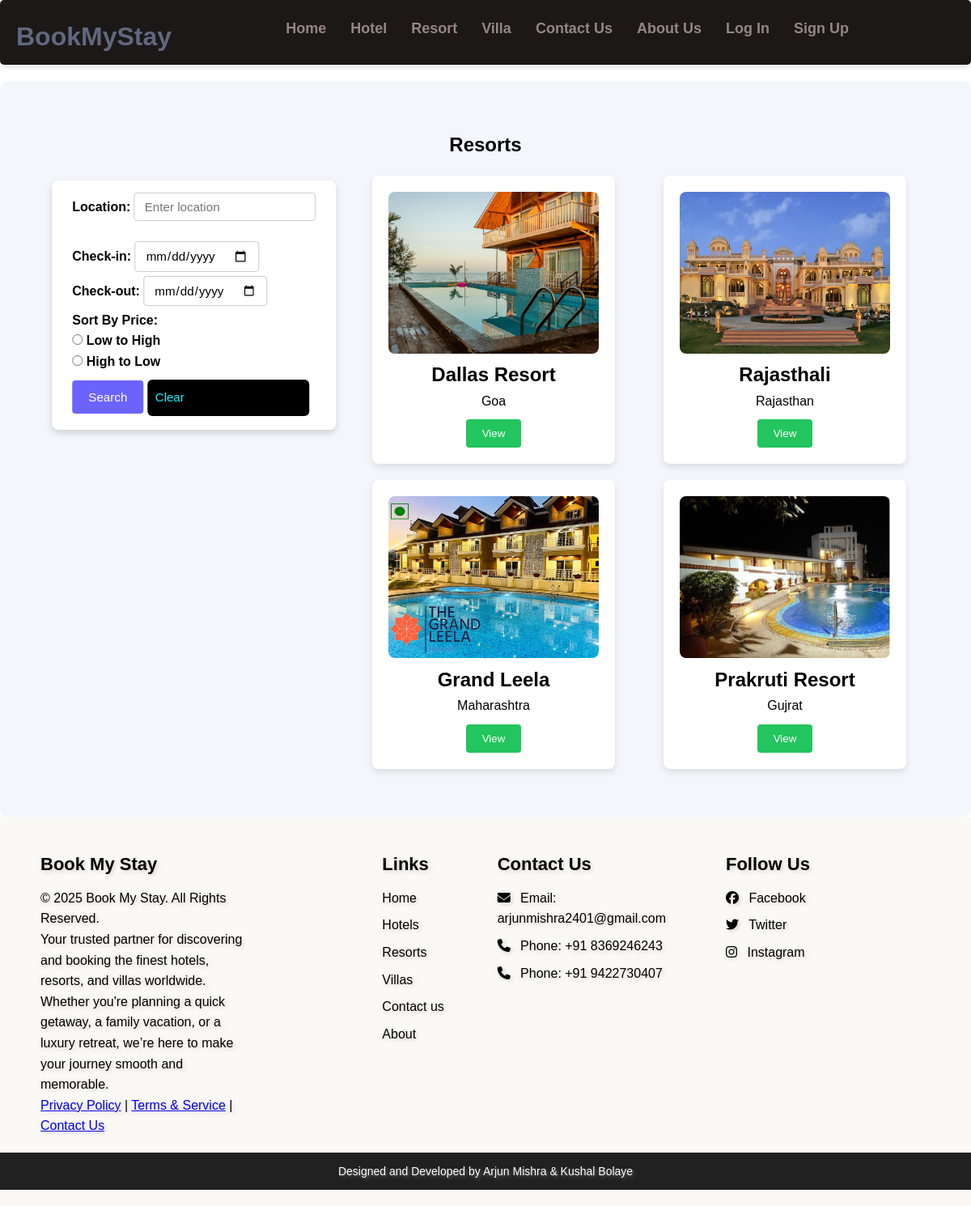
Screenshot of /resorts.php with the database file from the repository.
### tables this page shows
CREATE TABLE `resorts1` (
  `id` int(11) NOT NULL,
  `name` varchar(255) NOT NULL,
  `location` varchar(255) NOT NULL,
  `price` decimal(10,2) NOT NULL,
  `description` text DEFAULT NULL,
  `features` text NOT NULL,
  `facilities` text NOT NULL,
  `guest_capacity` varchar(50) NOT NULL,
  `area` varchar(50) NOT NULL,
  `image_url` varchar(255) DEFAULT NULL,
  `iframe` varchar(2000) NOT NULL
);

### resorts.php (the view, shortened to what this page needs)
<?php
require 'includes/database.php';
$filter_location = $_GET['location'] ?? '';
$filter_sort_price = $_GET['sort_price'] ?? '';
$filter_checkin = $_GET['checkin'] ?? '';
$filter_checkout = $_GET['checkout'] ?? '';
$query = "SELECT h.id, h.name, h.location, h.image_url, h.price
          FROM resorts1 h
          WHERE 1=1";
$stmt = $conn->prepare($query);
if (!$stmt->execute()) {
    die("Execution Error: " . $stmt->error);
}
$result = $stmt->get_result();
?>
<!DOCTYPE html>
<html lang="en">
<head>
  <link rel="stylesheet" href="styles.css">
</head>
<body>
  <?php include './includes/header.php'; ?>
  <section class="section-hotels">
    <h1>Resorts</h1>
    <div class="main">
      <div class="search-bar-container1">
        <form action="resorts.php" method="GET">
          <div class="loca">
            <label for="location">Location:</label>
            <input type="text" id="location" name="location" placeholder="Enter location" value="<?= htmlspecialchars($filter_location) ?>">
          </div>
          <div>
            <label for="checkin">Check-in:</label>
            <input type="date" id="check_in_date" name="checkin" value="<?= htmlspecialchars($filter_checkin) ?>" min="<?= date('Y-m-d'); ?>">
            <br>
            <label for="checkout">Check-out:</label>
            <input type="date" id="check_out_date" name="checkout" value="<?= htmlspecialchars($filter_checkout) ?>" min="<?= date('Y-m-d'); ?>">
          </div>
          <div>
            <label>Sort By Price:</label>
            <div>
              <input type="radio" id="low_to_high" name="sort_price" value="low_to_high" <?= $filter_sort_price === "low_to_high" ? 'checked' : '' ?>>
              <label for="low_to_high">Low to High</label>
            </div>
            <div>
              <input type="radio" id="high_to_low" name="sort_price" value="high_to_low" <?= $filter_sort_price === "high_to_low" ? 'checked' : '' ?>>
              <label for="high_to_low">High to Low</label>
            </div>
          </div>
          <button type="submit" class="btn">Search</button>
          <a href="resorts.php" class="clear-btn">Clear</a>
        </form>
      </div>
      <div class="hotel-list">
        <?php
        if ($result && $result->num_rows > 0) {
            while ($resort = $result->fetch_assoc()) {
                echo "
                <div class='hotel-item'>
                  <img src='" . htmlspecialchars($resort['image_url']) . "' alt='" . htmlspecialchars($resort['name']) . "'>
                  <h2>" . htmlspecialchars($resort['name']) . "</h2>
                  <p>" . htmlspecialchars($resort['location']) . "</p>
                  <a href='resortdetail.php?id=" . urlencode($resort['id']) . "'><button>View</button></a>
                </div>";
            }
        } elseif ($result) {
            echo "<p>No resorts available for the selected criteria.</p>";
        } else {
            echo "<p>Something went wrong. Please try again later.</p>";
        }
        ?>
      </div>
    </div>
  </section>
  <?php include './includes/footer.php'; ?>
</body>
</html>

### styles.css (style rules this page uses)
body { font-family: Arial, sans-serif; margin: 0; padding: 0; box-sizing: border-box; margin-top: 100px; }
.main { display: flex; flex-wrap: wrap; justify-content: left; }
h1 { text-align: center; margin: 20px 0; }
.hotel-list, .resort-list, .villa-list { display: flex; flex-wrap: wrap; margin-left: 380px; gap: 20px; justify-content: space-around; padding: 20px; margin-top: -354px; height: 100%; width: 90%; }
.hotel-item, .resort-item, .villa-item { background-color: white; padding: 20px; border-radius: 8px; box-shadow: 0 4px 8px rgba(0, 0, 0, 0.1); width: 300px; text-align: center; }
.hotel-item img, .resort-item img, .villa-item img { width: 100%; border-radius: 8px; height: 200px; object-fit: cover; }
button { padding: 10px 20px; background-color:#22c55e; color: white; border: none; border-radius: 4px; cursor: pointer; margin-top: 10px; }
.search-bar-container1 { position: relative; margin-top: 5px; margin-left: 200px; transform: translateX(-50%); background-color: white; padding: 15px 25px; border-radius: 8px; margin-bottom: 20px; box-shadow: 0 4px 8px rgba(0, 0, 0, 0.15); display: flex; align-items: center; gap: 20px; height: 250x; }
.search-bar-container1 select, .search-bar-container1 input, .search-bar-container1 button { padding: 8px 12px; border: 1px solid white; border-radius: 4px; font-size: 0.95rem; background-color: white; font-family: Arial, sans-serif; margin-bottom: 5px; }
.loca { margin-bottom: 20px; }
.search-bar-container1 label { font-size: 1rem; font-weight: 600; margin-bottom: 15px; }
.search-bar-container1 input { padding: 8px 12px; border: 1px solid #ccc; border-radius: 4px; font-size: 0.95rem; }
.search-bar-container1 .btn { background-color: #6C63FF; color: white; border: none; padding: 12px 20px; font-size: 0.95rem; cursor: pointer; border-radius: 4px; transition: background-color 0.3s ease; }
.clear-btn { display: inline-block; padding: 12px 20px; height: 45px; font-size: 14px; color: #fff; background-color: #d9534f; text-decoration: none; border-radius: 5px; transition: background-color 0.3s ease; }

### assets/css/styles.css (style rules this page uses)
* { margin: 0; padding: 0; box-sizing: border-box; }
body { font-family: Arial, sans-serif; line-height: 1.6; }
.section-hotels { background-color: #f4f6fb; padding: 40px; border-radius: 10px; }
.clear-btn { width: 200px; padding: 10px; background-color: #000000; color: rgb(8, 243, 255); border: none; border-radius: 6px; font-size: 15px; cursor: pointer; }

### rows the page displays
resorts1: shows a picture, name "Dallas Resort", location "Goa"
resorts1: image_url (picture), name "Rajasthali", location "Rajasthan"
resorts1: shows a picture, name "Grand Leela", location "Maharashtra"
resorts1: shows a picture, name "Prakruti Resort", location "Gujrat"
